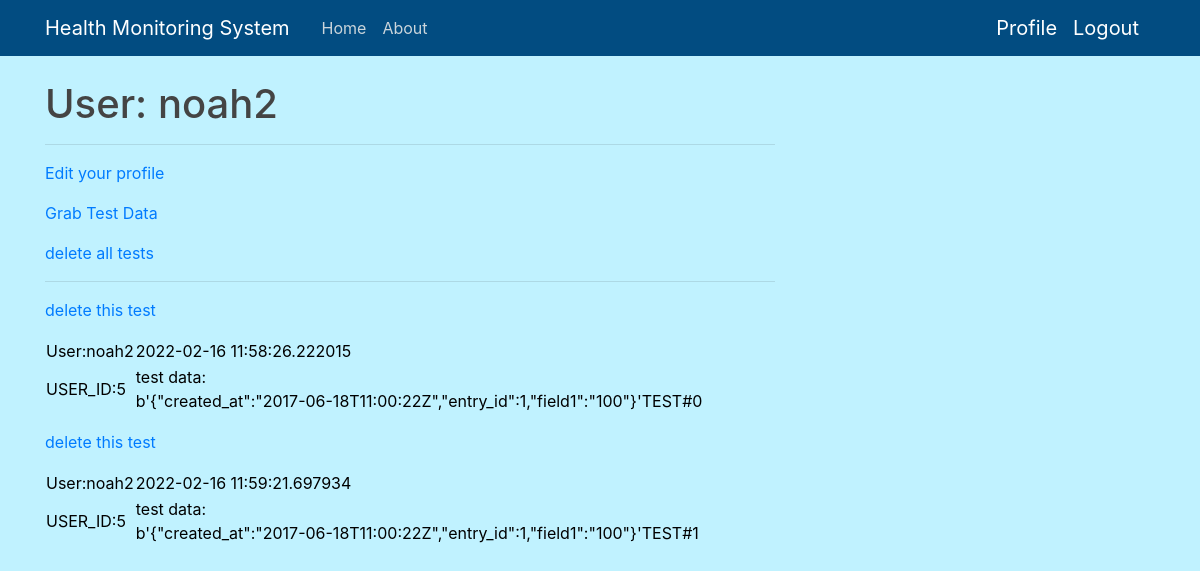
Page /user/noah2 (signed in) on the committed database.
### app.py (models this page shows, shortened)
class User(UserMixin, db.Model):
    id = db.Column(db.Integer, primary_key=True)
    username = db.Column(db.String(64), index=True, unique=True)
    email = db.Column(db.String(120), index=True, unique=True)  # email field format is validated
    DOB = db.Column(db.String(6), index=True, unique=True)      # DOB field format is validated
    password_hash = db.Column(db.String(128))
    packets = db.relationship("Packet", backref='author', lazy='dynamic')
    packet_count = db.Column(db.Integer, index=True, unique=False)
    admin = db.Column(db.Integer, index=True, unique=False)

class Packet(db.Model):
    id = db.Column(db.Integer, primary_key=True)
    body = db.Column(db.String(500))
    timestamp = db.Column(db.DateTime, index=True, default=datetime.utcnow)
    user_id = db.Column(db.Integer, db.ForeignKey('user.id'))

### app.py (the view)
@app.route('/user/<username>')
@login_required
def user(username):
    user = User.query.filter_by(username=username).first_or_404()
    return render_template('user.html', user=user, packets=user.packets.all())

### app.py (called while the page is built)
@login.user_loader
def load_user(id):
    return User.query.get(int(id))

### templates/user.html (shortened to what this page needs)
{% extends "base.html" %}
{% block content %}
    <h1>User: {{ user.username }}</h1>
    <hr>
    {% if user == current_user %}
    <p><a href="{{ url_for('edit_profile') }}">Edit your profile</a></p>
    <p><a href="{{ url_for('newtest', username=current_user.username) }}">Grab Test Data</a></p>
    <p><a href="{{ url_for('delete_all_tests', username=current_user.username) }}">delete all tests</a></p>
    <hr>
    {% for packet in packets %}
    <p>
        {% include '_packet.html' %}
    </p>
    {% endfor %}
    {% endif %}
{% endblock %}

### templates/base.html (shortened to what this page needs)
<!doctype html>
<html lang="en">
  <head>
    <link rel="stylesheet" href="https://stackpath.bootstrapcdn.com/bootstrap/4.3.1/css/bootstrap.min.css">
    <link rel="stylesheet" type="text/css" href="{{ url_for('static', filename='main.css') }}">
  </head>
  <body>
    <header class="site-header">
      <nav class="navbar navbar-expand-md navbar-dark bg-steel fixed-top">
        <div class="container">
          <a class="navbar-brand mr-4" href="/">Health Monitoring System</a>
          <div class="collapse navbar-collapse" id="navbarToggle">
            <div class="navbar-nav mr-auto">
              <a class="nav-item nav-link" href="{{ url_for('index') }}">Home</a>
              <a class="nav-item nav-link" href="/about">About</a>
            </div>
            {% if current_user.is_anonymous %}
            <div class="navbar-nav">
              <a class="nav-item nav-link" href="{{ url_for('login') }}">Login</a>
              <a class="nav-item nav-link" href="{{ url_for('signup') }}">Sign Up</a>
            </div>
            {% else %}
            <a class="navbar-brand" href="{{ url_for('user', username=current_user.username) }}">Profile</a>
            <a class="navbar-brand" href="{{ url_for('logout') }}">Logout</a>
            {% endif %}
          </div>
        </div>
      </nav>
    </header>
    <main role="main" class="container">
      <div class="row">
        <div class="col-md-8">
          {% block content %}{% endblock %}
    </main>
  </body>
</html>

### templates/_packet.html
<table>
        <tr valign="top">
            <td>User:{{ packet.author.username}}</td>
            <td>{{packet.timestamp}}</td>
            <p><a href="{{ url_for('deletetest', username=current_user.username, packet_id=packet.id) }}">delete this test</a></p>
        </tr>
        <td>USER_ID:{{ packet.author.id}} </td>
        <td> test data:<br>{{ packet.body }} </td>
    </table>

### static/main.css (style rules this page uses)
body { background: #c0f2ff; color: #000000; margin-top: 5rem; }
h1, h2, h3, h4, h5, h6 { color: #444444; }
.bg-steel { background-color: #024c81; }
.site-header .navbar-nav .nav-link { color: #cbd5db; }

### rows in the picture
User: username "noah2"
Packet: author.username "noah2", timestamp "2022-02-16 11:58:26.222015", author.id "5", body "b'{\"created_at\":\"2017-06-18T11:00:22Z\",\"entry_id\":1,\"field1\":\"100\"}'TEST#0"
Packet: author.username "noah2", timestamp "2022-02-16 11:59:21.697934", author.id "5", body "b'{\"created_at\":\"2017-06-18T11:00:22Z\",\"entry_id\":1,\"field1\":\"100\"}'TEST#1"
